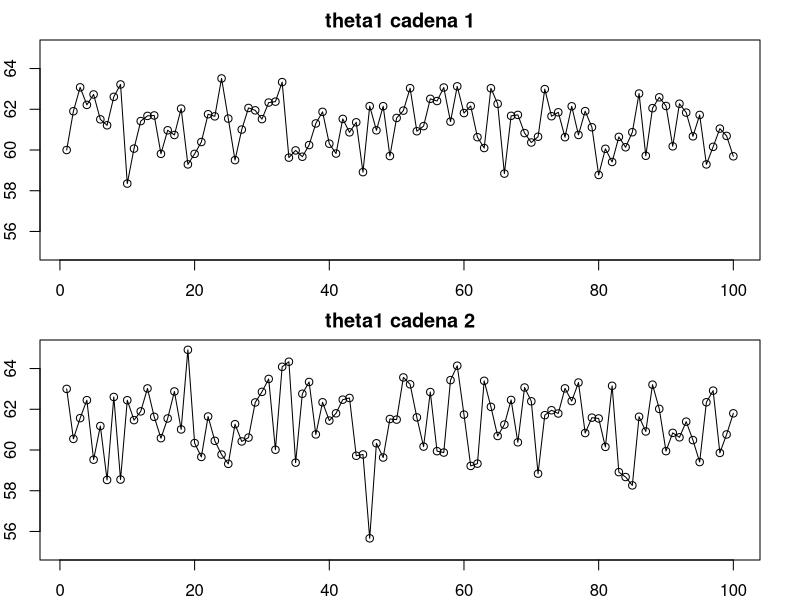
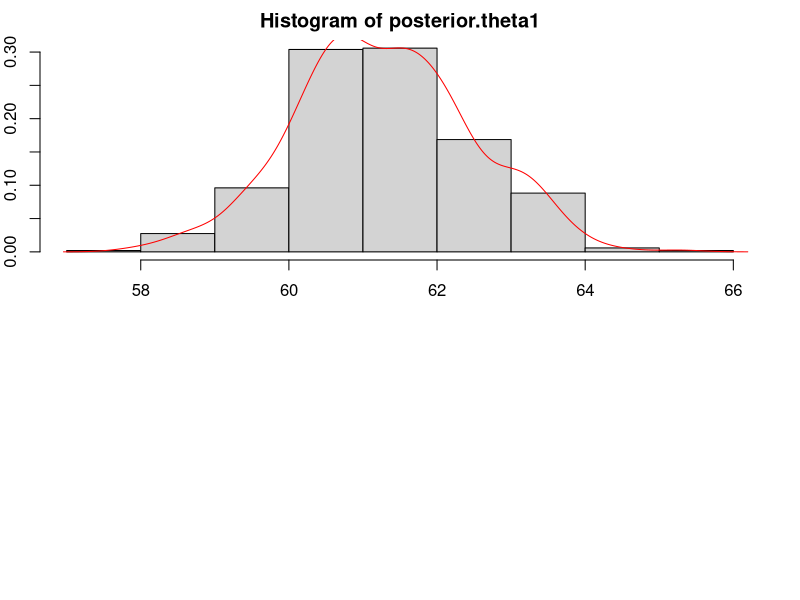

Recreate these plots in R, in order.
theta_update=function(){
  theta_hat <- (mu/tau2 + promedios*length.j/sigma2)/(1/tau2 + length.j/sigma2)
  V_theta <- 1/(1/tau2 + length.j/sigma2)
  result=numeric(J)
  for(i in 1:J){
    result[i]=rnorm (1, theta_hat[i], sqrt(V_theta[i]))
    
  }
  return(result)
}
mu_update=function(){
  mu.hat=mean(theta)
  return(rnorm(1,mu.hat,sqrt(tau2/J)))
}
sigma2_update=function(){
  theta.aux=c(rep(theta,length.j))
  sigma2.hat=sum((datos$coagulacion -theta.aux)^2)/N
  sigma2=(1/rchisq(1,N))*N*sigma2.hat
  return(sigma2)
}
tau2_update=function(){
  tau2.hat=sum((theta-mu)^2)/(J-1)
  tau2=(1/rchisq(1,J-1))*(J-1)*tau2.hat
  return(tau2)
}
log.posteriori.conjunta.menos.theta_update=function(){
  theta.aux=c(rep(theta,length.j))
  sum=0.5*log(tau2)-10
  for (i in 1:N ){
    sum=sum + log(dnorm(datos$coagulacion[i],theta.aux[i],sqrt(sigma2)))
  }
  return(sum)
  
  
}
log.posteriori.conjunta.con.theta_update=function(){
  theta.aux=c(rep(theta,length.j))
  sum=0.5*log(tau2)
  for (i in 1:N ){
    sum=sum + log(dnorm(datos$coagulacion[i],theta.aux[i],sqrt(sigma2)))
  }
  for (j in 1:J){
    sum=sum+log(dnorm(theta[j],mu,sqrt(tau2)))
    
  }
  return(sum)
  
  
}
####################################################

dietas=as.factor(c(rep("A",4),rep("B",6),rep("C",6),rep("D",8)))
coagulacion=c(62, 60, 63, 59,63, 67, 71, 64, 65, 66,68, 66, 71, 67, 68, 68,56, 62, 60, 61, 63, 64, 63, 59)
datos=data.frame(dietas=dietas,coagulacion=coagulacion)
promedios=tapply(datos$coagulacion,datos$dietas,mean)
length.j=tapply(datos$coagulacion,datos$dietas,length)
J=length(levels(datos$dietas))
n.par=7
N=length(datos[,1])
chains <- 10
iter <- 100

sims <- array (NA, c(iter, chains,n.par+2))
dimnames (sims) <- list (NULL, NULL,
                         c ("theta1", "theta2","theta3","theta4","mu","sigma2","tau2","logpost1","logpost2"))


for (i in 1:chains){
  theta=tapply(datos$coagulacion,datos$dietas,sample,size=1)
  mu=mean(theta)
  sigma2=sigma2_update()
  tau2=tau2_update()
  
  log1=log.posteriori.conjunta.menos.theta_update()
  log2=log.posteriori.conjunta.con.theta_update()
  sims[1,i,]=c(theta,mu,sigma2,tau2,log1,log2)
  
}
#sims[1,1,]=c(theta.j,mu,sigma2,tau2)


# par(pty="s")
# plot(x=NULL,
#      y=NULL,
#      xlim=range(-4:4),
#      ylim=range(-4:4),xlab="",ylab=""
# )
#points(x=c(2.5,2.5,-2.5,-2.5),y=c(2.5,-2.5,2.5,-2.5),pch=19)
for (m in 1:chains){
  for (t in 1:(iter-1)){
    theta <- sims[t,m,1:J]    
    mu <- sims[t,m,5]
    sigma2 <- sims[t,m,6]
    tau2 <- sims[t,m,7]
    theta <- theta_update()
    
    mu <- mu_update()
    sigma2 <- sigma2_update()
    tau2 <- tau2_update()
    log1=log.posteriori.conjunta.menos.theta_update()
    log2=log.posteriori.conjunta.con.theta_update()
    sims[t+1,m,] <- c (theta,mu,sigma2,tau2,log1,log2)
    
  }
}
par(mar = rep(2, 4))
par(mfrow=c(2,1))
plot(1:iter,sims[1:iter,1,1], main="theta1 cadena 1",xlim=c(1,iter),ylim=c(55,65))
lines(1:iter,sims[1:iter,1,1])
plot(1:iter,sims[1:iter,2,1], main="theta1 cadena 2",xlim=c(1,iter),ylim=c(55,65))
lines(1:iter,sims[1:iter,2,1])

posterior.theta1=c(sims[floor(iter/2):iter,1:chains,1])
mean(posterior.theta1) 
hist(posterior.theta1,probability=TRUE)
densidad=density(posterior.theta1)
lines(densidad,col="red")
quantile(posterior.theta1,c(0.025,0.25,0.5,0.75,0.975))
posterior.theta2=c(sims[floor(iter/2):iter,1:chains,2])
mean(posterior.theta2) 
quantile(posterior.theta2,c(0.025,0.25,0.5,0.75,0.975))
posterior.theta3=c(sims[floor(iter/2):iter,1:chains,3])
mean(posterior.theta3) 
quantile(posterior.theta3,c(0.025,0.25,0.5,0.75,0.975))
posterior.theta4=c(sims[floor(iter/2):iter,1:chains,4])
mean(posterior.theta4) 
quantile(posterior.theta4,c(0.025,0.25,0.5,0.75,0.975))
posterior.mu=c(sims[floor(iter/2):iter,1:chains,5])
mean(posterior.mu) 
quantile(posterior.mu,c(0.025,0.25,0.5,0.75,0.975))
posterior.sigma=sqrt(c(sims[floor(iter/2):iter,1:chains,6]))
mean(posterior.sigma) 
quantile(posterior.sigma,c(0.025,0.25,0.5,0.75,0.975))
posterior.tau=sqrt(c(sims[floor(iter/2):iter,1:chains,7]))
mean(posterior.tau) 
quantile(posterior.tau,c(0.025,0.25,0.5,0.75,0.975))
log.posterior.sin.theta=(c(sims[floor(iter/2):iter,1:chains,8]))
mean(log.posterior.sin.theta) 
quantile(log.posterior.sin.theta,c(0.025,0.25,0.5,0.75,0.975))
log.posterior.con.theta=(c(sims[floor(iter/2):iter,1:chains,9]))
mean(log.posterior.con.theta) 
quantile(log.posterior.con.theta,c(0.025,0.25,0.5,0.75,0.975))
